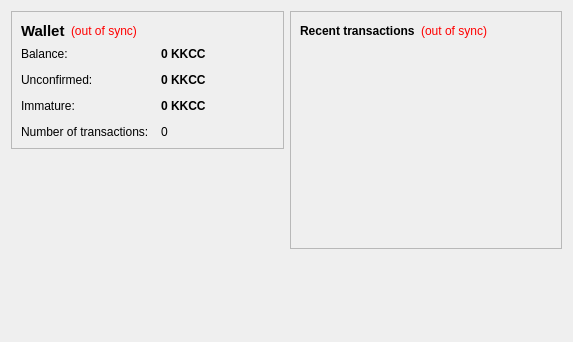
<?xml version="1.0" encoding="UTF-8"?>
<ui version="4.0">
 <class>OverviewPage</class>
 <widget class="QWidget" name="OverviewPage">
  <property name="geometry">
   <rect>
    <x>0</x>
    <y>0</y>
    <width>573</width>
    <height>342</height>
   </rect>
  </property>
  <property name="windowTitle">
   <string>Form</string>
  </property>
  <layout class="QHBoxLayout" name="horizontalLayout" stretch="1,1">
   <item>
    <layout class="QVBoxLayout" name="verticalLayout_2">
     <item>
      <widget class="QFrame" name="frame">
       <property name="frameShape">
        <enum>QFrame::StyledPanel</enum>
       </property>
       <property name="frameShadow">
        <enum>QFrame::Raised</enum>
       </property>
       <layout class="QVBoxLayout" name="verticalLayout_4">
        <item>
         <layout class="QHBoxLayout" name="horizontalLayout_4">
          <item>
           <widget class="QLabel" name="label_5">
            <property name="font">
             <font>
              <pointsize>11</pointsize>
              <weight>75</weight>
              <bold>true</bold>
             </font>
            </property>
            <property name="text">
             <string>Wallet</string>
            </property>
           </widget>
          </item>
          <item>
           <widget class="QLabel" name="labelWalletStatus">
            <property name="toolTip">
             <string>The displayed information may be out of date. Your wallet automatically synchronizes with the KakaCocoin network after a connection is established, but this process has not completed yet.</string>
            </property>
            <property name="styleSheet">
             <string notr="true">QLabel { color: red; }</string>
            </property>
            <property name="text">
             <string notr="true">(out of sync)</string>
            </property>
            <property name="alignment">
             <set>Qt::AlignLeading|Qt::AlignLeft|Qt::AlignVCenter</set>
            </property>
           </widget>
          </item>
          <item>
           <spacer name="horizontalSpacer_2">
            <property name="orientation">
             <enum>Qt::Horizontal</enum>
            </property>
            <property name="sizeHint" stdset="0">
             <size>
              <width>40</width>
              <height>20</height>
             </size>
            </property>
           </spacer>
          </item>
         </layout>
        </item>
        <item>
         <layout class="QFormLayout" name="formLayout_2">
          <property name="fieldGrowthPolicy">
           <enum>QFormLayout::AllNonFixedFieldsGrow</enum>
          </property>
          <property name="horizontalSpacing">
           <number>12</number>
          </property>
          <property name="verticalSpacing">
           <number>12</number>
          </property>
          <item row="0" column="0">
           <widget class="QLabel" name="label">
            <property name="text">
             <string>Balance:</string>
            </property>
           </widget>
          </item>
          <item row="0" column="1">
           <widget class="QLabel" name="labelBalance">
            <property name="font">
             <font>
              <weight>75</weight>
              <bold>true</bold>
             </font>
            </property>
            <property name="cursor">
             <cursorShape>IBeamCursor</cursorShape>
            </property>
            <property name="toolTip">
             <string>Your current balance</string>
            </property>
            <property name="text">
             <string notr="true">0 KKCC</string>
            </property>
            <property name="textInteractionFlags">
             <set>Qt::LinksAccessibleByMouse|Qt::TextSelectableByKeyboard|Qt::TextSelectableByMouse</set>
            </property>
           </widget>
          </item>
          <item row="1" column="0">
           <widget class="QLabel" name="label_3">
            <property name="text">
             <string>Unconfirmed:</string>
            </property>
           </widget>
          </item>
          <item row="1" column="1">
           <widget class="QLabel" name="labelUnconfirmed">
            <property name="font">
             <font>
              <weight>75</weight>
              <bold>true</bold>
             </font>
            </property>
            <property name="cursor">
             <cursorShape>IBeamCursor</cursorShape>
            </property>
            <property name="toolTip">
             <string>Total of transactions that have yet to be confirmed, and do not yet count toward the current balance</string>
            </property>
            <property name="text">
             <string notr="true">0 KKCC</string>
            </property>
            <property name="textInteractionFlags">
             <set>Qt::LinksAccessibleByMouse|Qt::TextSelectableByKeyboard|Qt::TextSelectableByMouse</set>
            </property>
           </widget>
          </item>
          <item row="3" column="0">
           <widget class="QLabel" name="label_2">
            <property name="text">
             <string>Number of transactions:</string>
            </property>
           </widget>
          </item>
          <item row="3" column="1">
           <widget class="QLabel" name="labelNumTransactions">
            <property name="toolTip">
             <string>Total number of transactions in wallet</string>
            </property>
            <property name="text">
             <string notr="true">0</string>
            </property>
           </widget>
          </item>
          <item row="2" column="0">
           <widget class="QLabel" name="labelImmatureText">
            <property name="text">
             <string>Immature:</string>
            </property>
           </widget>
          </item>
          <item row="2" column="1">
           <widget class="QLabel" name="labelImmature">
            <property name="font">
             <font>
              <weight>75</weight>
              <bold>true</bold>
             </font>
            </property>
            <property name="toolTip">
             <string>Mined balance that has not yet matured</string>
            </property>
            <property name="text">
             <string notr="true">0 KKCC</string>
            </property>
            <property name="textInteractionFlags">
             <set>Qt::LinksAccessibleByMouse|Qt::TextSelectableByKeyboard|Qt::TextSelectableByMouse</set>
            </property>
           </widget>
          </item>
         </layout>
        </item>
       </layout>
      </widget>
     </item>
     <item>
      <spacer name="verticalSpacer">
       <property name="orientation">
        <enum>Qt::Vertical</enum>
       </property>
       <property name="sizeHint" stdset="0">
        <size>
         <width>20</width>
         <height>40</height>
        </size>
       </property>
      </spacer>
     </item>
    </layout>
   </item>
   <item>
    <layout class="QVBoxLayout" name="verticalLayout_3">
     <item>
      <widget class="QFrame" name="frame_2">
       <property name="frameShape">
        <enum>QFrame::StyledPanel</enum>
       </property>
       <property name="frameShadow">
        <enum>QFrame::Raised</enum>
       </property>
       <layout class="QVBoxLayout" name="verticalLayout">
        <item>
         <layout class="QHBoxLayout" name="horizontalLayout_2">
          <item>
           <widget class="QLabel" name="label_4">
            <property name="text">
             <string>&lt;b&gt;Recent transactions&lt;/b&gt;</string>
            </property>
           </widget>
          </item>
          <item>
           <widget class="QLabel" name="labelTransactionsStatus">
            <property name="toolTip">
             <string>The displayed information may be out of date. Your wallet automatically synchronizes with the KakaCocoin network after a connection is established, but this process has not completed yet.</string>
            </property>
            <property name="styleSheet">
             <string notr="true">QLabel { color: red; }</string>
            </property>
            <property name="text">
             <string notr="true">(out of sync)</string>
            </property>
            <property name="alignment">
             <set>Qt::AlignRight|Qt::AlignTrailing|Qt::AlignVCenter</set>
            </property>
           </widget>
          </item>
          <item>
           <spacer name="horizontalSpacer">
            <property name="orientation">
             <enum>Qt::Horizontal</enum>
            </property>
            <property name="sizeHint" stdset="0">
             <size>
              <width>40</width>
              <height>20</height>
             </size>
            </property>
           </spacer>
          </item>
         </layout>
        </item>
        <item>
         <widget class="QListView" name="listTransactions">
          <property name="styleSheet">
           <string notr="true">QListView { background: transparent; }</string>
          </property>
          <property name="frameShape">
           <enum>QFrame::NoFrame</enum>
          </property>
          <property name="verticalScrollBarPolicy">
           <enum>Qt::ScrollBarAlwaysOff</enum>
          </property>
          <property name="horizontalScrollBarPolicy">
           <enum>Qt::ScrollBarAlwaysOff</enum>
          </property>
          <property name="selectionMode">
           <enum>QAbstractItemView::NoSelection</enum>
          </property>
         </widget>
        </item>
       </layout>
      </widget>
     </item>
     <item>
      <spacer name="verticalSpacer_2">
       <property name="orientation">
        <enum>Qt::Vertical</enum>
       </property>
       <property name="sizeHint" stdset="0">
        <size>
         <width>20</width>
         <height>40</height>
        </size>
       </property>
      </spacer>
     </item>
    </layout>
   </item>
  </layout>
 </widget>
 <resources/>
 <connections/>
</ui>
